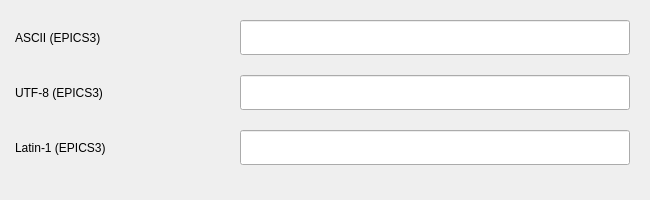
<?xml version="1.0" ?>
<ui version="4.0">
 <class>StringEncodingTest</class>
 <widget class="QMainWindow" name="StringEncodingTest">
  <property name="geometry">
   <rect>
    <x>0</x>
    <y>0</y>
    <width>650</width>
    <height>200</height>
   </rect>
  </property>
  <property name="windowTitle">
   <string>EPICS3 String-Kodierung</string>
  </property>
  <widget class="QWidget" name="centralwidget">
   <widget class="QLabel" name="label0">
    <property name="geometry">
     <rect>
      <x>15</x>
      <y>20</y>
      <width>220</width>
      <height>35</height>
     </rect>
    </property>
    <property name="text">
     <string>ASCII (EPICS3)</string>
    </property>
   </widget>
   <widget class="caLineEdit" name="string0">
    <property name="geometry">
     <rect>
      <x>240</x>
      <y>20</y>
      <width>390</width>
      <height>35</height>
     </rect>
    </property>
    <property name="channel">
     <string>epics3://IPAENC:TEST:MBBO.DESC</string>
    </property>
   </widget>
   <widget class="QLabel" name="label1">
    <property name="geometry">
     <rect>
      <x>15</x>
      <y>75</y>
      <width>220</width>
      <height>35</height>
     </rect>
    </property>
    <property name="text">
     <string>UTF-8 (EPICS3)</string>
    </property>
   </widget>
   <widget class="caLineEdit" name="string1">
    <property name="geometry">
     <rect>
      <x>240</x>
      <y>75</y>
      <width>390</width>
      <height>35</height>
     </rect>
    </property>
    <property name="channel">
     <string>epics3://IPAENC:TEST1:MBBO.DESC</string>
    </property>
   </widget>
   <widget class="QLabel" name="label2">
    <property name="geometry">
     <rect>
      <x>15</x>
      <y>130</y>
      <width>220</width>
      <height>35</height>
     </rect>
    </property>
    <property name="text">
     <string>Latin-1 (EPICS3)</string>
    </property>
   </widget>
   <widget class="caLineEdit" name="string2">
    <property name="geometry">
     <rect>
      <x>240</x>
      <y>130</y>
      <width>390</width>
      <height>35</height>
     </rect>
    </property>
    <property name="channel">
     <string>epics3://IPAENC:COM:2.DESC</string>
    </property>
   </widget>
  </widget>
 </widget>
 <customwidgets>
  <customwidget>
   <class>caLineEdit</class>
   <extends>QLineEdit</extends>
   <header>calineedit.h</header>
  </customwidget>
 </customwidgets>
 <resources/>
 <connections/>
</ui>
